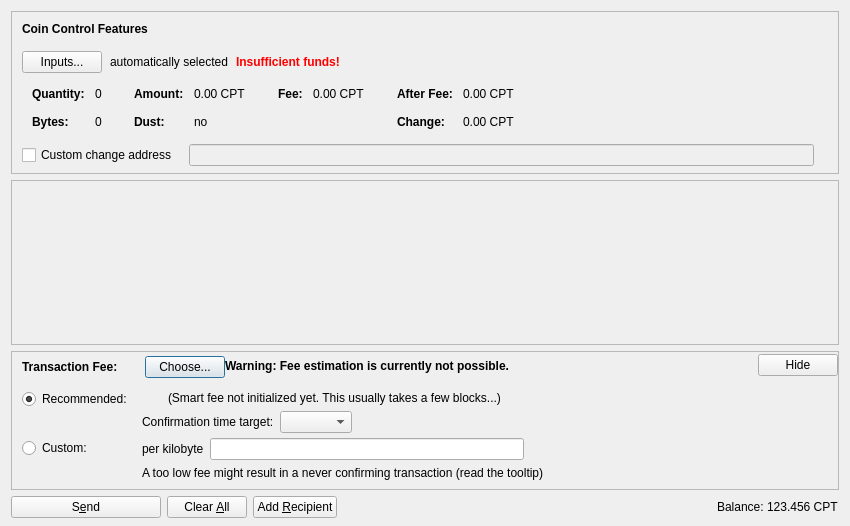
<?xml version="1.0" encoding="UTF-8"?>
<ui version="4.0">
 <class>SendCoinsDialog</class>
 <widget class="QDialog" name="SendCoinsDialog">
  <property name="geometry">
   <rect>
    <x>0</x>
    <y>0</y>
    <width>850</width>
    <height>526</height>
   </rect>
  </property>
  <property name="windowTitle">
   <string>Send Coins</string>
  </property>
  <layout class="QVBoxLayout" name="verticalLayout" stretch="0,1,0,0">
   <property name="bottomMargin">
    <number>8</number>
   </property>
   <item>
    <widget class="QFrame" name="frameCoinControl">
     <property name="sizePolicy">
      <sizepolicy hsizetype="Expanding" vsizetype="Expanding">
       <horstretch>0</horstretch>
       <verstretch>0</verstretch>
      </sizepolicy>
     </property>
     <property name="maximumSize">
      <size>
       <width>16777215</width>
       <height>16777215</height>
      </size>
     </property>
     <property name="frameShape">
      <enum>QFrame::StyledPanel</enum>
     </property>
     <property name="frameShadow">
      <enum>QFrame::Sunken</enum>
     </property>
     <layout class="QVBoxLayout" name="verticalLayoutCoinControl2">
      <property name="spacing">
       <number>0</number>
      </property>
      <property name="leftMargin">
       <number>0</number>
      </property>
      <property name="topMargin">
       <number>0</number>
      </property>
      <property name="rightMargin">
       <number>0</number>
      </property>
      <property name="bottomMargin">
       <number>6</number>
      </property>
      <item>
       <layout class="QVBoxLayout" name="verticalLayoutCoinControl" stretch="0,0,0,0,1">
        <property name="spacing">
         <number>0</number>
        </property>
        <property name="leftMargin">
         <number>10</number>
        </property>
        <property name="topMargin">
         <number>10</number>
        </property>
        <item>
         <layout class="QHBoxLayout" name="horizontalLayoutCoinControl1">
          <property name="bottomMargin">
           <number>15</number>
          </property>
          <item>
           <widget class="QLabel" name="labelCoinControlFeatures">
            <property name="sizePolicy">
             <sizepolicy hsizetype="Preferred" vsizetype="Maximum">
              <horstretch>0</horstretch>
              <verstretch>0</verstretch>
             </sizepolicy>
            </property>
            <property name="font">
             <font>
              <weight>75</weight>
              <bold>true</bold>
             </font>
            </property>
            <property name="styleSheet">
             <string notr="true">font-weight:bold;</string>
            </property>
            <property name="text">
             <string>Coin Control Features</string>
            </property>
           </widget>
          </item>
         </layout>
        </item>
        <item>
         <layout class="QHBoxLayout" name="horizontalLayoutCoinControl2" stretch="0,0,0,0">
          <property name="spacing">
           <number>8</number>
          </property>
          <property name="bottomMargin">
           <number>10</number>
          </property>
          <item>
           <widget class="QPushButton" name="pushButtonCoinControl">
            <property name="styleSheet">
             <string notr="true"/>
            </property>
            <property name="text">
             <string>Inputs...</string>
            </property>
            <property name="autoDefault">
             <bool>false</bool>
            </property>
           </widget>
          </item>
          <item>
           <widget class="QLabel" name="labelCoinControlAutomaticallySelected">
            <property name="text">
             <string>automatically selected</string>
            </property>
            <property name="margin">
             <number>5</number>
            </property>
           </widget>
          </item>
          <item>
           <widget class="QLabel" name="labelCoinControlInsuffFunds">
            <property name="font">
             <font>
              <weight>75</weight>
              <bold>true</bold>
             </font>
            </property>
            <property name="styleSheet">
             <string notr="true">color:red;font-weight:bold;</string>
            </property>
            <property name="text">
             <string>Insufficient funds!</string>
            </property>
            <property name="margin">
             <number>5</number>
            </property>
           </widget>
          </item>
          <item>
           <spacer name="horizontalSpacerCoinControl">
            <property name="orientation">
             <enum>Qt::Horizontal</enum>
            </property>
            <property name="sizeHint" stdset="0">
             <size>
              <width>40</width>
              <height>1</height>
             </size>
            </property>
           </spacer>
          </item>
         </layout>
        </item>
        <item>
         <widget class="QWidget" name="widgetCoinControl" native="true">
          <property name="sizePolicy">
           <sizepolicy hsizetype="Preferred" vsizetype="Preferred">
            <horstretch>0</horstretch>
            <verstretch>0</verstretch>
           </sizepolicy>
          </property>
          <property name="minimumSize">
           <size>
            <width>0</width>
            <height>0</height>
           </size>
          </property>
          <property name="styleSheet">
           <string notr="true"/>
          </property>
          <layout class="QHBoxLayout" name="horizontalLayoutCoinControl5">
           <property name="leftMargin">
            <number>0</number>
           </property>
           <property name="topMargin">
            <number>0</number>
           </property>
           <property name="rightMargin">
            <number>0</number>
           </property>
           <property name="bottomMargin">
            <number>0</number>
           </property>
           <item>
            <layout class="QHBoxLayout" name="horizontalLayoutCoinControl3" stretch="0,0,0,1">
             <property name="spacing">
              <number>20</number>
             </property>
             <property name="topMargin">
              <number>0</number>
             </property>
             <property name="bottomMargin">
              <number>10</number>
             </property>
             <item>
              <layout class="QFormLayout" name="formLayoutCoinControl1">
               <property name="horizontalSpacing">
                <number>10</number>
               </property>
               <property name="verticalSpacing">
                <number>14</number>
               </property>
               <property name="leftMargin">
                <number>10</number>
               </property>
               <property name="topMargin">
                <number>4</number>
               </property>
               <property name="rightMargin">
                <number>6</number>
               </property>
               <item row="0" column="0">
                <widget class="QLabel" name="labelCoinControlQuantityText">
                 <property name="font">
                  <font>
                   <weight>75</weight>
                   <bold>true</bold>
                  </font>
                 </property>
                 <property name="text">
                  <string>Quantity:</string>
                 </property>
                 <property name="margin">
                  <number>0</number>
                 </property>
                </widget>
               </item>
               <item row="0" column="1">
                <widget class="QLabel" name="labelCoinControlQuantity">
                 <property name="cursor">
                  <cursorShape>IBeamCursor</cursorShape>
                 </property>
                 <property name="contextMenuPolicy">
                  <enum>Qt::ActionsContextMenu</enum>
                 </property>
                 <property name="text">
                  <string notr="true">0</string>
                 </property>
                 <property name="margin">
                  <number>0</number>
                 </property>
                 <property name="textInteractionFlags">
                  <set>Qt::LinksAccessibleByMouse|Qt::TextSelectableByKeyboard|Qt::TextSelectableByMouse</set>
                 </property>
                </widget>
               </item>
               <item row="1" column="0">
                <widget class="QLabel" name="labelCoinControlBytesText">
                 <property name="font">
                  <font>
                   <weight>75</weight>
                   <bold>true</bold>
                  </font>
                 </property>
                 <property name="text">
                  <string>Bytes:</string>
                 </property>
                </widget>
               </item>
               <item row="1" column="1">
                <widget class="QLabel" name="labelCoinControlBytes">
                 <property name="cursor">
                  <cursorShape>IBeamCursor</cursorShape>
                 </property>
                 <property name="contextMenuPolicy">
                  <enum>Qt::ActionsContextMenu</enum>
                 </property>
                 <property name="text">
                  <string notr="true">0</string>
                 </property>
                 <property name="textInteractionFlags">
                  <set>Qt::LinksAccessibleByMouse|Qt::TextSelectableByKeyboard|Qt::TextSelectableByMouse</set>
                 </property>
                </widget>
               </item>
              </layout>
             </item>
             <item>
              <layout class="QFormLayout" name="formLayoutCoinControl2">
               <property name="horizontalSpacing">
                <number>10</number>
               </property>
               <property name="verticalSpacing">
                <number>14</number>
               </property>
               <property name="leftMargin">
                <number>6</number>
               </property>
               <property name="topMargin">
                <number>4</number>
               </property>
               <property name="rightMargin">
                <number>6</number>
               </property>
               <item row="0" column="0">
                <widget class="QLabel" name="labelCoinControlAmountText">
                 <property name="font">
                  <font>
                   <weight>75</weight>
                   <bold>true</bold>
                  </font>
                 </property>
                 <property name="text">
                  <string>Amount:</string>
                 </property>
                 <property name="margin">
                  <number>0</number>
                 </property>
                </widget>
               </item>
               <item row="0" column="1">
                <widget class="QLabel" name="labelCoinControlAmount">
                 <property name="cursor">
                  <cursorShape>IBeamCursor</cursorShape>
                 </property>
                 <property name="contextMenuPolicy">
                  <enum>Qt::ActionsContextMenu</enum>
                 </property>
                 <property name="text">
                  <string notr="true">0.00 CPT</string>
                 </property>
                 <property name="textInteractionFlags">
                  <set>Qt::LinksAccessibleByMouse|Qt::TextSelectableByKeyboard|Qt::TextSelectableByMouse</set>
                 </property>
                </widget>
               </item>
               <item row="1" column="0">
                <widget class="QLabel" name="labelCoinControlLowOutputText">
                 <property name="font">
                  <font>
                   <weight>75</weight>
                   <bold>true</bold>
                  </font>
                 </property>
                 <property name="text">
                  <string>Dust:</string>
                 </property>
                </widget>
               </item>
               <item row="1" column="1">
                <widget class="QLabel" name="labelCoinControlLowOutput">
                 <property name="cursor">
                  <cursorShape>IBeamCursor</cursorShape>
                 </property>
                 <property name="contextMenuPolicy">
                  <enum>Qt::ActionsContextMenu</enum>
                 </property>
                 <property name="text">
                  <string notr="true">no</string>
                 </property>
                 <property name="textInteractionFlags">
                  <set>Qt::LinksAccessibleByMouse|Qt::TextSelectableByKeyboard|Qt::TextSelectableByMouse</set>
                 </property>
                </widget>
               </item>
              </layout>
             </item>
             <item>
              <layout class="QFormLayout" name="formLayoutCoinControl3">
               <property name="horizontalSpacing">
                <number>10</number>
               </property>
               <property name="verticalSpacing">
                <number>14</number>
               </property>
               <property name="leftMargin">
                <number>6</number>
               </property>
               <property name="topMargin">
                <number>4</number>
               </property>
               <property name="rightMargin">
                <number>6</number>
               </property>
               <item row="0" column="0">
                <widget class="QLabel" name="labelCoinControlFeeText">
                 <property name="font">
                  <font>
                   <weight>75</weight>
                   <bold>true</bold>
                  </font>
                 </property>
                 <property name="text">
                  <string>Fee:</string>
                 </property>
                 <property name="margin">
                  <number>0</number>
                 </property>
                </widget>
               </item>
               <item row="0" column="1">
                <widget class="QLabel" name="labelCoinControlFee">
                 <property name="cursor">
                  <cursorShape>IBeamCursor</cursorShape>
                 </property>
                 <property name="contextMenuPolicy">
                  <enum>Qt::ActionsContextMenu</enum>
                 </property>
                 <property name="text">
                  <string notr="true">0.00 CPT</string>
                 </property>
                 <property name="textInteractionFlags">
                  <set>Qt::LinksAccessibleByMouse|Qt::TextSelectableByKeyboard|Qt::TextSelectableByMouse</set>
                 </property>
                </widget>
               </item>
              </layout>
             </item>
             <item>
              <layout class="QFormLayout" name="formLayoutCoinControl4">
               <property name="horizontalSpacing">
                <number>10</number>
               </property>
               <property name="verticalSpacing">
                <number>14</number>
               </property>
               <property name="leftMargin">
                <number>6</number>
               </property>
               <property name="topMargin">
                <number>4</number>
               </property>
               <property name="rightMargin">
                <number>6</number>
               </property>
               <item row="0" column="0">
                <widget class="QLabel" name="labelCoinControlAfterFeeText">
                 <property name="font">
                  <font>
                   <weight>75</weight>
                   <bold>true</bold>
                  </font>
                 </property>
                 <property name="text">
                  <string>After Fee:</string>
                 </property>
                 <property name="margin">
                  <number>0</number>
                 </property>
                </widget>
               </item>
               <item row="0" column="1">
                <widget class="QLabel" name="labelCoinControlAfterFee">
                 <property name="cursor">
                  <cursorShape>IBeamCursor</cursorShape>
                 </property>
                 <property name="contextMenuPolicy">
                  <enum>Qt::ActionsContextMenu</enum>
                 </property>
                 <property name="text">
                  <string notr="true">0.00 CPT</string>
                 </property>
                 <property name="textInteractionFlags">
                  <set>Qt::LinksAccessibleByMouse|Qt::TextSelectableByKeyboard|Qt::TextSelectableByMouse</set>
                 </property>
                </widget>
               </item>
               <item row="1" column="0">
                <widget class="QLabel" name="labelCoinControlChangeText">
                 <property name="font">
                  <font>
                   <weight>75</weight>
                   <bold>true</bold>
                  </font>
                 </property>
                 <property name="text">
                  <string>Change:</string>
                 </property>
                </widget>
               </item>
               <item row="1" column="1">
                <widget class="QLabel" name="labelCoinControlChange">
                 <property name="cursor">
                  <cursorShape>IBeamCursor</cursorShape>
                 </property>
                 <property name="contextMenuPolicy">
                  <enum>Qt::ActionsContextMenu</enum>
                 </property>
                 <property name="text">
                  <string notr="true">0.00 CPT</string>
                 </property>
                 <property name="textInteractionFlags">
                  <set>Qt::LinksAccessibleByMouse|Qt::TextSelectableByKeyboard|Qt::TextSelectableByMouse</set>
                 </property>
                </widget>
               </item>
              </layout>
             </item>
            </layout>
           </item>
          </layout>
         </widget>
        </item>
        <item>
         <layout class="QHBoxLayout" name="horizontalLayoutCoinControl4" stretch="0,0,0">
          <property name="spacing">
           <number>12</number>
          </property>
          <property name="sizeConstraint">
           <enum>QLayout::SetDefaultConstraint</enum>
          </property>
          <property name="topMargin">
           <number>5</number>
          </property>
          <property name="rightMargin">
           <number>5</number>
          </property>
          <item>
           <widget class="QCheckBox" name="checkBoxCoinControlChange">
            <property name="toolTip">
             <string>If this is activated, but the change address is empty or invalid, change will be sent to a newly generated address.</string>
            </property>
            <property name="text">
             <string>Custom change address</string>
            </property>
           </widget>
          </item>
          <item>
           <widget class="QValidatedLineEdit" name="lineEditCoinControlChange">
            <property name="enabled">
             <bool>false</bool>
            </property>
            <property name="sizePolicy">
             <sizepolicy hsizetype="Expanding" vsizetype="Fixed">
              <horstretch>0</horstretch>
              <verstretch>0</verstretch>
             </sizepolicy>
            </property>
           </widget>
          </item>
          <item>
           <widget class="QLabel" name="labelCoinControlChangeLabel">
            <property name="sizePolicy">
             <sizepolicy hsizetype="Preferred" vsizetype="Expanding">
              <horstretch>0</horstretch>
              <verstretch>0</verstretch>
             </sizepolicy>
            </property>
            <property name="minimumSize">
             <size>
              <width>0</width>
              <height>0</height>
             </size>
            </property>
            <property name="text">
             <string/>
            </property>
            <property name="margin">
             <number>3</number>
            </property>
           </widget>
          </item>
         </layout>
        </item>
        <item>
         <spacer name="verticalSpacerCoinControl">
          <property name="orientation">
           <enum>Qt::Vertical</enum>
          </property>
          <property name="sizeHint" stdset="0">
           <size>
            <width>800</width>
            <height>1</height>
           </size>
          </property>
         </spacer>
        </item>
       </layout>
      </item>
     </layout>
    </widget>
   </item>
   <item>
    <widget class="QScrollArea" name="scrollArea">
     <property name="widgetResizable">
      <bool>true</bool>
     </property>
     <widget class="QWidget" name="scrollAreaWidgetContents">
      <property name="geometry">
       <rect>
        <x>0</x>
        <y>0</y>
        <width>830</width>
        <height>104</height>
       </rect>
      </property>
      <layout class="QVBoxLayout" name="verticalLayout_2" stretch="0,1">
       <property name="leftMargin">
        <number>0</number>
       </property>
       <property name="topMargin">
        <number>0</number>
       </property>
       <property name="rightMargin">
        <number>0</number>
       </property>
       <property name="bottomMargin">
        <number>0</number>
       </property>
       <item>
        <layout class="QVBoxLayout" name="entries">
         <property name="spacing">
          <number>6</number>
         </property>
        </layout>
       </item>
       <item>
        <spacer name="verticalSpacer">
         <property name="orientation">
          <enum>Qt::Vertical</enum>
         </property>
         <property name="sizeHint" stdset="0">
          <size>
           <width>20</width>
           <height>40</height>
          </size>
         </property>
        </spacer>
       </item>
      </layout>
     </widget>
    </widget>
   </item>
   <item>
    <widget class="QFrame" name="frameFee">
     <property name="sizePolicy">
      <sizepolicy hsizetype="Expanding" vsizetype="Expanding">
       <horstretch>0</horstretch>
       <verstretch>0</verstretch>
      </sizepolicy>
     </property>
     <property name="maximumSize">
      <size>
       <width>16777215</width>
       <height>16777215</height>
      </size>
     </property>
     <property name="frameShape">
      <enum>QFrame::StyledPanel</enum>
     </property>
     <property name="frameShadow">
      <enum>QFrame::Sunken</enum>
     </property>
     <layout class="QVBoxLayout" name="verticalLayoutFee1">
      <property name="spacing">
       <number>0</number>
      </property>
      <property name="leftMargin">
       <number>0</number>
      </property>
      <property name="topMargin">
       <number>0</number>
      </property>
      <property name="rightMargin">
       <number>0</number>
      </property>
      <property name="bottomMargin">
       <number>0</number>
      </property>
      <item>
       <layout class="QVBoxLayout" name="verticalLayoutFee2" stretch="0,0,0">
        <property name="spacing">
         <number>0</number>
        </property>
        <property name="leftMargin">
         <number>10</number>
        </property>
        <property name="topMargin">
         <number>0</number>
        </property>
        <item>
         <layout class="QHBoxLayout" name="horizontalLayoutFee1">
          <property name="bottomMargin">
           <number>0</number>
          </property>
          <item>
           <layout class="QVBoxLayout" name="verticalLayoutFee7">
            <property name="spacing">
             <number>0</number>
            </property>
            <item>
             <spacer name="verticalSpacerSmartFee">
              <property name="orientation">
               <enum>Qt::Vertical</enum>
              </property>
              <property name="sizeType">
               <enum>QSizePolicy::Fixed</enum>
              </property>
              <property name="sizeHint" stdset="0">
               <size>
                <width>1</width>
                <height>4</height>
               </size>
              </property>
             </spacer>
            </item>
            <item>
             <layout class="QHBoxLayout" name="horizontalLayoutSmartFee">
              <property name="spacing">
               <number>10</number>
              </property>
              <item>
               <widget class="QLabel" name="labelFeeHeadline">
                <property name="sizePolicy">
                 <sizepolicy hsizetype="Preferred" vsizetype="Maximum">
                  <horstretch>0</horstretch>
                  <verstretch>0</verstretch>
                 </sizepolicy>
                </property>
                <property name="font">
                 <font>
                  <weight>75</weight>
                  <bold>true</bold>
                 </font>
                </property>
                <property name="styleSheet">
                 <string notr="true">font-weight:bold;</string>
                </property>
                <property name="text">
                 <string>Transaction Fee:</string>
                </property>
               </widget>
              </item>
              <item>
               <widget class="QLabel" name="labelFeeMinimized">
                <property name="text">
                 <string/>
                </property>
               </widget>
              </item>
              <item>
               <widget class="QPushButton" name="buttonChooseFee">
                <property name="text">
                 <string>Choose...</string>
                </property>
               </widget>
              </item>
             </layout>
            </item>
            <item>
             <spacer name="verticalSpacer_5">
              <property name="orientation">
               <enum>Qt::Vertical</enum>
              </property>
              <property name="sizeHint" stdset="0">
               <size>
                <width>1</width>
                <height>1</height>
               </size>
              </property>
             </spacer>
            </item>
           </layout>
          </item>
          <item>
           <widget class="QLabel" name="fallbackFeeWarningLabel">
            <property name="toolTip">
             <string>Using the fallbackfee can result in sending a transaction that will take several hours or days (or never) to confirm. Consider choosing your fee manually or wait until you have validated the complete chain.</string>
            </property>
            <property name="font">
            <font>
                <weight>75</weight>
                <bold>true</bold>
            </font>
            </property>
            <property name="text">
             <string>Warning: Fee estimation is currently not possible.</string>
            </property>
            <property name="wordWrap">
             <bool>false</bool>
            </property>
           </widget>
          </item>
          <item>
           <spacer name="horizontalSpacer_4">
            <property name="orientation">
             <enum>Qt::Horizontal</enum>
            </property>
            <property name="sizeType">
             <enum>QSizePolicy::MinimumExpanding</enum>
            </property>
            <property name="sizeHint" stdset="0">
             <size>
              <width>40</width>
              <height>20</height>
             </size>
            </property>
           </spacer>
          </item>
          <item>
           <widget class="QPushButton" name="buttonMinimizeFee">
            <property name="toolTip">
             <string>collapse fee-settings</string>
            </property>
            <property name="text">
             <string>Hide</string>
            </property>
           </widget>
          </item>
         </layout>
        </item>
        <item>
         <widget class="QFrame" name="frameFeeSelection">
          <layout class="QVBoxLayout" name="verticalLayoutFee12">
           <property name="spacing">
            <number>0</number>
           </property>
           <property name="leftMargin">
            <number>0</number>
           </property>
           <property name="topMargin">
            <number>0</number>
           </property>
           <property name="rightMargin">
            <number>0</number>
           </property>
           <property name="bottomMargin">
            <number>0</number>
           </property>
           <item>
            <layout class="QGridLayout" name="gridLayoutFee">
             <property name="topMargin">
              <number>10</number>
             </property>
             <property name="bottomMargin">
              <number>4</number>
             </property>
             <property name="horizontalSpacing">
              <number>10</number>
             </property>
             <property name="verticalSpacing">
              <number>4</number>
             </property>
             <item row="1" column="1">
              <layout class="QVBoxLayout" name="verticalLayoutFee8">
               <property name="spacing">
                <number>6</number>
               </property>
               <item>
                <layout class="QHBoxLayout" name="horizontalLayoutFee13">
                 <item>
                  <widget class="QLabel" name="labelCustomPerKilobyte">
                   <property name="toolTip">
                    <string>Specify a custom fee per kB (1,000 bytes) of the transaction's virtual size.

Note:  Since the fee is calculated on a per-byte basis, a fee of "100 satoshis per kB" for a transaction size of 500 bytes (half of 1 kB) would ultimately yield a fee of only 50 satoshis.</string>
                   </property>
                   <property name="text">
                    <string>per kilobyte</string>
                   </property>
                  </widget>
                 </item>
                 <item>
                  <widget class="BitcoinAmountField" name="customFee"/>
                 </item>
                 <item>
                  <spacer name="horizontalSpacer_6">
                   <property name="orientation">
                    <enum>Qt::Horizontal</enum>
                   </property>
                   <property name="sizeHint" stdset="0">
                    <size>
                     <width>1</width>
                     <height>1</height>
                    </size>
                   </property>
                  </spacer>
                 </item>
                </layout>
               </item>
               <item>
                <layout class="QHBoxLayout" name="horizontalLayoutFee8">
                 <item>
                  <widget class="QLabel" name="labelCustomFeeWarning">
                   <property name="enabled">
                    <bool>true</bool>
                   </property>
                   <property name="toolTip">
                    <string>When there is less transaction volume than space in the blocks, miners as well as relaying nodes may enforce a minimum fee. Paying only this minimum fee is just fine, but be aware that this can result in a never confirming transaction once there is more demand for generalcoin transactions than the network can process.</string>
                   </property>
                   <property name="text">
                    <string>A too low fee might result in a never confirming transaction (read the tooltip)</string>
                   </property>
                  </widget>
                 </item>
                 <item>
                  <spacer name="horizontalSpacer_2">
                   <property name="orientation">
                    <enum>Qt::Horizontal</enum>
                   </property>
                   <property name="sizeHint" stdset="0">
                    <size>
                     <width>1</width>
                     <height>1</height>
                    </size>
                   </property>
                  </spacer>
                 </item>
                </layout>
               </item>
              </layout>
             </item>
             <item row="0" column="0">
              <layout class="QVBoxLayout" name="verticalLayoutFee4" stretch="0,1">
               <item>
                <widget class="QRadioButton" name="radioSmartFee">
                 <property name="text">
                  <string>Recommended:</string>
                 </property>
                 <property name="checked">
                  <bool>true</bool>
                 </property>
                 <attribute name="buttonGroup">
                  <string notr="true">groupFee</string>
                 </attribute>
                </widget>
               </item>
               <item>
                <spacer name="verticalSpacer_2">
                 <property name="orientation">
                  <enum>Qt::Vertical</enum>
                 </property>
                 <property name="sizeHint" stdset="0">
                  <size>
                   <width>1</width>
                   <height>1</height>
                  </size>
                 </property>
                </spacer>
               </item>
              </layout>
             </item>
             <item row="1" column="0">
              <layout class="QVBoxLayout" name="verticalLayoutFee9" stretch="0,1">
               <item>
                <widget class="QRadioButton" name="radioCustomFee">
                 <property name="text">
                  <string>Custom:</string>
                 </property>
                 <attribute name="buttonGroup">
                  <string notr="true">groupFee</string>
                 </attribute>
                </widget>
               </item>
               <item>
                <spacer name="verticalSpacer_6">
                 <property name="orientation">
                  <enum>Qt::Vertical</enum>
                 </property>
                 <property name="sizeHint" stdset="0">
                  <size>
                   <width>1</width>
                   <height>1</height>
                  </size>
                 </property>
                </spacer>
               </item>
              </layout>
             </item>
             <item row="0" column="1">
              <layout class="QVBoxLayout" name="verticalLayoutFee3" stretch="0,0,1">
               <property name="spacing">
                <number>6</number>
               </property>
               <property name="topMargin">
                <number>2</number>
               </property>
               <item>
                <layout class="QHBoxLayout" name="horizontalLayoutFee12">
                 <item>
                  <widget class="QLabel" name="labelSmartFee">
                   <property name="text">
                    <string/>
                   </property>
                  </widget>
                 </item>
                 <item>
                  <widget class="QLabel" name="labelFeeEstimation">
                   <property name="text">
                    <string/>
                   </property>
                  </widget>
                 </item>
                 <item>
                  <widget class="QLabel" name="labelSmartFee2">
                   <property name="text">
                    <string>(Smart fee not initialized yet. This usually takes a few blocks...)</string>
                   </property>
                  </widget>
                 </item>
                 <item>
                  <spacer name="horizontalSpacer_5">
                   <property name="orientation">
                    <enum>Qt::Horizontal</enum>
                   </property>
                   <property name="sizeHint" stdset="0">
                    <size>
                     <width>1</width>
                     <height>1</height>
                    </size>
                   </property>
                  </spacer>
                 </item>
                </layout>
               </item>
               <item>
                <layout class="QHBoxLayout" name="horizontalLayoutFee9">
                 <item>
                  <layout class="QVBoxLayout" name="verticalLayoutFee6">
                   <item>
                    <widget class="QLabel" name="labelSmartFee3">
                     <property name="text">
                      <string>Confirmation time target:</string>
                     </property>
                    </widget>
                   </item>
                  </layout>
                 </item>
                 <item>
                  <layout class="QVBoxLayout" name="verticalLayoutFee5">
                   <property name="rightMargin">
                    <number>30</number>
                   </property>
                   <item>
                    <layout class="QHBoxLayout" name="horizontalLayoutConfTarget">
                     <property name="bottomMargin">
                      <number>0</number>
                     </property>
                     <item>
                      <widget class="QComboBox" name="confTargetSelector"/>
                     </item>
                     <item>
                      <spacer name="horizontalSpacerConfTarget">
                       <property name="orientation">
                        <enum>Qt::Horizontal</enum>
                       </property>
                       <property name="sizeHint" stdset="0">
                        <size>
                         <width>40</width>
                         <height>20</height>
                        </size>
                       </property>
                      </spacer>
                     </item>
                    </layout>
                   </item>
                  </layout>
                 </item>
                </layout>
               </item>
               <item>
                <spacer name="verticalSpacer_4">
                 <property name="orientation">
                  <enum>Qt::Vertical</enum>
                 </property>
                 <property name="sizeHint" stdset="0">
                  <size>
                   <width>1</width>
                   <height>1</height>
                  </size>
                 </property>
                </spacer>
               </item>
              </layout>
             </item>
            </layout>
           </item>
          </layout>
         </widget>
        </item>
        <item>
         <spacer name="verticalSpacerFee">
          <property name="orientation">
           <enum>Qt::Vertical</enum>
          </property>
          <property name="sizeHint" stdset="0">
           <size>
            <width>40</width>
            <height>5</height>
           </size>
          </property>
         </spacer>
        </item>
       </layout>
      </item>
     </layout>
    </widget>
   </item>
   <item>
    <layout class="QHBoxLayout" name="horizontalLayout">
     <item>
      <widget class="QPushButton" name="sendButton">
       <property name="minimumSize">
        <size>
         <width>150</width>
         <height>0</height>
        </size>
       </property>
       <property name="toolTip">
        <string>Confirm the send action</string>
       </property>
       <property name="text">
        <string>S&amp;end</string>
       </property>
       <property name="icon">
        <iconset resource="../bitcoin.qrc">
         <normaloff>:/icons/send</normaloff>:/icons/send</iconset>
       </property>
       <property name="autoDefault">
        <bool>false</bool>
       </property>
       <property name="default">
        <bool>false</bool>
       </property>
      </widget>
     </item>
     <item>
      <widget class="QPushButton" name="clearButton">
       <property name="sizePolicy">
        <sizepolicy hsizetype="Minimum" vsizetype="Fixed">
         <horstretch>0</horstretch>
         <verstretch>0</verstretch>
        </sizepolicy>
       </property>
       <property name="toolTip">
        <string>Clear all fields of the form.</string>
       </property>
       <property name="text">
        <string>Clear &amp;All</string>
       </property>
       <property name="icon">
        <iconset resource="../bitcoin.qrc">
         <normaloff>:/icons/remove</normaloff>:/icons/remove</iconset>
       </property>
       <property name="autoDefault">
        <bool>false</bool>
       </property>
      </widget>
     </item>
     <item>
      <widget class="QPushButton" name="addButton">
       <property name="toolTip">
        <string>Send to multiple recipients at once</string>
       </property>
       <property name="text">
        <string>Add &amp;Recipient</string>
       </property>
       <property name="icon">
        <iconset resource="../bitcoin.qrc">
         <normaloff>:/icons/add</normaloff>:/icons/add</iconset>
       </property>
       <property name="autoDefault">
        <bool>false</bool>
       </property>
      </widget>
     </item>
     <item>
      <spacer name="horizontalSpacer">
       <property name="orientation">
        <enum>Qt::Horizontal</enum>
       </property>
       <property name="sizeHint" stdset="0">
        <size>
         <width>40</width>
         <height>20</height>
        </size>
       </property>
      </spacer>
     </item>
     <item>
      <layout class="QHBoxLayout" name="horizontalLayout_2">
       <property name="spacing">
        <number>3</number>
       </property>
       <item>
        <widget class="QLabel" name="label">
         <property name="sizePolicy">
          <sizepolicy hsizetype="Preferred" vsizetype="Fixed">
           <horstretch>0</horstretch>
           <verstretch>0</verstretch>
          </sizepolicy>
         </property>
         <property name="text">
          <string>Balance:</string>
         </property>
        </widget>
       </item>
       <item>
        <widget class="QLabel" name="labelBalance">
         <property name="sizePolicy">
          <sizepolicy hsizetype="Preferred" vsizetype="Fixed">
           <horstretch>0</horstretch>
           <verstretch>0</verstretch>
          </sizepolicy>
         </property>
         <property name="cursor">
          <cursorShape>IBeamCursor</cursorShape>
         </property>
         <property name="text">
          <string notr="true">123.456 CPT</string>
         </property>
         <property name="textInteractionFlags">
          <set>Qt::LinksAccessibleByMouse|Qt::TextSelectableByKeyboard|Qt::TextSelectableByMouse</set>
         </property>
        </widget>
       </item>
      </layout>
     </item>
    </layout>
   </item>
  </layout>
 </widget>
 <customwidgets>
  <customwidget>
   <class>QValidatedLineEdit</class>
   <extends>QLineEdit</extends>
   <header>qt/qvalidatedlineedit.h</header>
  </customwidget>
  <customwidget>
   <class>BitcoinAmountField</class>
   <extends>QLineEdit</extends>
   <header>qt/bitcoinamountfield.h</header>
   <container>1</container>
  </customwidget>
 </customwidgets>
 <resources>
  <include location="../bitcoin.qrc"/>
 </resources>
 <connections/>
 <buttongroups>
  <buttongroup name="groupFee"/>
 </buttongroups>
</ui>
